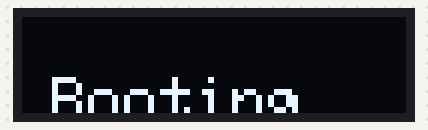
A sketch run on a simulated Seeed XIAO ESP32-S3. Shown: 128×32 one-colour display. I2S audio is not simulated (input reads silence).

Above: at 0.1 s.
At 1.1 s:
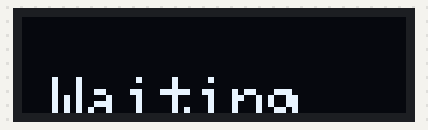

The sketch:

test.ino
```cpp
// // #include <driver/i2s.h>
// // #include <math.h>

// // // Audio settings
// // #define SAMPLE_BUFFER_SIZE 512
// // #define SAMPLE_RATE 16000

// // // VAD Settings
// // #define VAD_THRESHOLD 1500  // Adjust this based on Serial Plotter observation
// // #define ENERGY_SCALING 14    // Your current bit-shift for INMP441

// // // XIAO ESP32S3 I2S Pins
// // #define I2S_MIC_SERIAL_CLOCK 9     // BCLK/SCK
// // #define I2S_MIC_LEFT_RIGHT_CLOCK 8   // WS/LRCL
// // #define I2S_MIC_SERIAL_DATA 7      // SD

// // // I2S config
// // i2s_config_t i2s_config = {
// //   .mode = (i2s_mode_t)(I2S_MODE_MASTER | I2S_MODE_RX),
// //   .sample_rate = SAMPLE_RATE,
// //   .bits_per_sample = I2S_BITS_PER_SAMPLE_32BIT,
// //   .channel_format = I2S_CHANNEL_FMT_ONLY_LEFT,
// //   .communication_format = I2S_COMM_FORMAT_I2S,
// //   .intr_alloc_flags = ESP_INTR_FLAG_LEVEL1,
// //   .dma_buf_count = 8,
// //   .dma_buf_len = 256,
// //   .use_apll = false
// // };

// // i2s_pin_config_t i2s_mic_pins = {
// //   .bck_io_num = I2S_MIC_SERIAL_CLOCK,
// //   .ws_io_num = I2S_MIC_LEFT_RIGHT_CLOCK,
// //   .data_out_num = I2S_PIN_NO_CHANGE,
// //   .data_in_num = I2S_MIC_SERIAL_DATA
// // };

// // int32_t raw_samples[SAMPLE_BUFFER_SIZE];

// // void setup() {
// //   Serial.begin(115200);
// //   while(!Serial);

// //   Serial.println("Initializing I2S Mic with VAD...");
// //   i2s_driver_install(I2S_NUM_0, &i2s_config, 0, NULL);
// //   i2s_set_pin(I2S_NUM_0, &i2s_mic_pins);
// //   i2s_zero_dma_buffer(I2S_NUM_0);

// //   Serial.println("Format: RMS, Threshold, VAD_State");
// // }

// // void loop() {
// //   size_t bytes_read = 0;
// //   i2s_read(I2S_NUM_0, raw_samples, sizeof(raw_samples), &bytes_read, portMAX_DELAY);

// //   int samples_read = bytes_read / sizeof(int32_t);

// //   if (samples_read > 0) {
// //     float sum_sq = 0;

// //     for(int i = 0; i < samples_read; i++) {
// //       // Process sample as you did in your working code
// //       int32_t processed_sample = raw_samples[i] >> ENERGY_SCALING;

// //       // Accumulate for RMS
// //       sum_sq += (float)processed_sample * processed_sample;
// //     }

// //     float rms = sqrt(sum_sq / samples_read);
// //     int vad_active = (rms > VAD_THRESHOLD) ? 1 : 0;

// //     // Output for Serial Plotter
// //     Serial.print(rms);           // Blue line
// //     Serial.print(",");
// //     Serial.print(VAD_THRESHOLD); // Red line (Target)
// //     Serial.print(",");
// //     Serial.println(vad_active * 1000); // Green spikes for detection

// //     // Logic for your Pipeline
// //     if (vad_active) {
// //       /* STAGE 2 CLASSIFIER TRIGGER:
// //          If RMS > Threshold, this is where we will eventually
// //          pass the raw_samples to the Edge Impulse model to check
// //          for PANIC vs WAKEWORD vs CONVERSATION.
// //       */
// //     }
// //   }
// // }


// // #include <driver/i2s.h>
// // #include <math.h>

// // #define SAMPLE_RATE 16000
// // #define FRAME_SIZE 256

// // #define VAD_THRESHOLD 800
// // #define HANGOVER_FRAMES 200

// // // XIAO pins
// // #define I2S_BCLK 9
// // #define I2S_WS   8
// // #define I2S_SD   7

// // int32_t raw_samples[FRAME_SIZE];

// // bool recording=false;
// // int silence_count=0;

// // i2s_config_t i2s_config={
// //  .mode=(i2s_mode_t)(I2S_MODE_MASTER|I2S_MODE_RX),
// //  .sample_rate=SAMPLE_RATE,
// //  .bits_per_sample=I2S_BITS_PER_SAMPLE_32BIT,
// //  .channel_format=I2S_CHANNEL_FMT_ONLY_LEFT,
// //  .communication_format=I2S_COMM_FORMAT_I2S,
// //  .intr_alloc_flags=ESP_INTR_FLAG_LEVEL1,
// //  .dma_buf_count=8,
// //  .dma_buf_len=256,
// //  .use_apll=false
// // };

// // i2s_pin_config_t pins={
// //  .bck_io_num=I2S_BCLK,
// //  .ws_io_num=I2S_WS,
// //  .data_out_num=I2S_PIN_NO_CHANGE,
// //  .data_in_num=I2S_SD
// // };

// // void setup() {

// //  Serial.begin(921600);

// //  i2s_driver_install(
// //    I2S_NUM_0,
// //    &i2s_config,
// //    0,
// //    NULL
// //  );

// //  i2s_set_pin(
// //    I2S_NUM_0,
// //    &pins
// //  );
// // }

// // void loop(){

// //  size_t bytes_read=0;

// //  i2s_read(
// //    I2S_NUM_0,
// //    raw_samples,
// //    sizeof(raw_samples),
// //    &bytes_read,
// //    portMAX_DELAY
// //  );

// //  int n=bytes_read/4;

// //  float sum=0;
// //  int16_t audio[FRAME_SIZE];

// //  for(int i=0;i<n;i++){
// //     audio[i]=raw_samples[i]>>16;
// //     sum += audio[i]*audio[i];
// //  }

// //  float rms=sqrt(sum/n);

// //  bool speech=(rms>VAD_THRESHOLD);

// //  // trigger
// //  if(speech && !recording){
// //     recording=true;
// //     silence_count=0;

// //     // start marker
// //     Serial.println("<START>");
// //  }

// //  if(recording){

// //     // send raw frame
// //     for(int i=0;i<n;i++){
// //        Serial.println(audio[i]);
// //     }

// //     if(speech){
// //        silence_count=0;
// //     }
// //     else{
// //        silence_count++;
// //     }

// //     if(silence_count>HANGOVER_FRAMES){
// //        Serial.println("<END>");
// //        recording=false;
// //     }
// //  }
// // }

// ///////working

// // #include <driver/i2s.h>
// // #include <math.h>
// // #include <algorithm>   // for std::max

// // #define SAMPLE_RATE 16000
// // #define FRAME_SIZE 256

// // // Adaptive noise floor parameters
// // #define NOISE_ALPHA 0.95f        // smoothing (0.9–0.99)
// // #define SNR_THRESHOLD 3.0f       // speech must be louder than noise
// // #define MIN_THRESHOLD 200.0f     // minimum threshold
// // #define HANGOVER_FRAMES 200

// // // XIAO ESP32-S3 I2S pins
// // #define I2S_BCLK 9
// // #define I2S_WS   8
// // #define I2S_SD   7

// // int32_t raw_samples[FRAME_SIZE];

// // bool recording = false;
// // int silence_count = 0;
// // float noise_floor = 300.0f;

// // // I2S config
// // i2s_config_t i2s_config = {
// //   .mode = (i2s_mode_t)(I2S_MODE_MASTER | I2S_MODE_RX),
// //   .sample_rate = SAMPLE_RATE,
// //   .bits_per_sample = I2S_BITS_PER_SAMPLE_32BIT,
// //   .channel_format = I2S_CHANNEL_FMT_ONLY_LEFT,
// //   .communication_format = I2S_COMM_FORMAT_I2S,
// //   .intr_alloc_flags = ESP_INTR_FLAG_LEVEL1,
// //   .dma_buf_count = 8,
// //   .dma_buf_len = 256,
// //   .use_apll = false
// // };

// // i2s_pin_config_t pins = {
// //   .bck_io_num = I2S_BCLK,
// //   .ws_io_num = I2S_WS,
// //   .data_out_num = I2S_PIN_NO_CHANGE,
// //   .data_in_num = I2S_SD
// // };

// // void setup() {
// //   Serial.begin(921600);

// //   i2s_driver_install(I2S_NUM_0, &i2s_config, 0, NULL);
// //   i2s_set_pin(I2S_NUM_0, &pins);
// //   i2s_zero_dma_buffer(I2S_NUM_0);

// //   delay(1000); // stabilize noise floor
// // }

// // void loop() {

// //   size_t bytes_read = 0;

// //   i2s_read(
// //     I2S_NUM_0,
// //     raw_samples,
// //     sizeof(raw_samples),
// //     &bytes_read,
// //     portMAX_DELAY
// //   );

// //   int n = bytes_read / 4;

// //   float sum = 0;
// //   int16_t audio[FRAME_SIZE];

// //   // Convert + RMS
// //   for (int i = 0; i < n; i++) {
// //     audio[i] = raw_samples[i] >> 16;
// //     sum += audio[i] * audio[i];
// //   }

// //   float rms = sqrt(sum / n);

// //   // Update noise floor only when idle
// //   if (!recording) {
// //     noise_floor = NOISE_ALPHA * noise_floor + (1.0f - NOISE_ALPHA) * rms;
// //   }

// //   // Adaptive threshold (FIXED)
// //   float adaptive_threshold = std::max(MIN_THRESHOLD, noise_floor * SNR_THRESHOLD);

// //   // Speech detection
// //   bool speech = (rms > adaptive_threshold);

// //   // Optional debug (uncomment if needed)

// // //   Serial.print("RMS: "); Serial.print(rms);
// // //   Serial.print(" | Noise: "); Serial.print(noise_floor);
// // //   Serial.print(" | Th: "); Serial.print(adaptive_threshold);
// // //   Serial.print(" | Speech: "); Serial.println(speech);


// //   // START trigger
// //   if (speech && !recording) {
// //     recording = true;
// //     silence_count = 0;
// //     Serial.println("<START>");
// //   }

// //   if (recording) {

// //     // Send raw samples
// //     for (int i = 0; i < n; i++) {
// //       Serial.println(audio[i]);
// //     }

// //     // Silence tracking
// //     if (speech) {
// //       silence_count = 0;
// //     } else {
// //       silence_count++;
// //     }

// //     // END trigger
// //     if (silence_count > HANGOVER_FRAMES) {
// //       Serial.println("<END>");
// //       recording = false;
// //     }
// //   }
// // }


// //with oled
// #include <driver/i2s.h>
// #include <math.h>
// #include <algorithm>
// #include <Wire.h>
// #include <Adafruit_GFX.h>
// #include <Adafruit_SSD1306.h>

// #define SAMPLE_RATE 16000
// #define FRAME_SIZE 256

// // OLED
// #define SCREEN_WIDTH 128
// #define SCREEN_HEIGHT 32
// #define OLED_ADDR 0x3C

// Adafruit_SSD1306 display(SCREEN_WIDTH, SCREEN_HEIGHT, &Wire, -1);

// // VAD
// #define NOISE_ALPHA 0.95f
// #define SNR_THRESHOLD 3.0f
// #define MIN_THRESHOLD 200.0f
// #define HANGOVER_FRAMES 200

// // I2S Pins
// #define I2S_BCLK 9
// #define I2S_WS   8
// #define I2S_SD   7

// int32_t raw_samples[FRAME_SIZE];

// bool recording = false;
// int silence_count = 0;
// float noise_floor = 300.0f;

// // I2S config
// i2s_config_t i2s_config = {
//   .mode = (i2s_mode_t)(I2S_MODE_MASTER | I2S_MODE_RX),
//   .sample_rate = SAMPLE_RATE,
//   .bits_per_sample = I2S_BITS_PER_SAMPLE_32BIT,
//   .channel_format = I2S_CHANNEL_FMT_ONLY_LEFT,
//   .communication_format = I2S_COMM_FORMAT_I2S,
//   .intr_alloc_flags = ESP_INTR_FLAG_LEVEL1,
//   .dma_buf_count = 8,
//   .dma_buf_len = 256,
//   .use_apll = false
// };

// i2s_pin_config_t pins = {
//   .bck_io_num = I2S_BCLK,
//   .ws_io_num = I2S_WS,
//   .data_out_num = I2S_PIN_NO_CHANGE,
//   .data_in_num = I2S_SD
// };

// // 🖥️ Display helper
// void showStatus(String text) {
//   display.clearDisplay();
//   display.setTextSize(2);
//   display.setTextColor(WHITE);
//   display.setCursor(10, 20);
//   display.println(text);
//   display.display();
// }

// void setup() {
//   Serial.begin(921600);

//   // OLED init
//   Wire.begin(4, 5); // SDA, SCL
//   if(!display.begin(SSD1306_SWITCHCAPVCC, OLED_ADDR)) {
//     Serial.println("OLED failed");
//     while(1);
//   }

//   showStatus("Booting");

//   // I2S init
//   i2s_driver_install(I2S_NUM_0, &i2s_config, 0, NULL);
//   i2s_set_pin(I2S_NUM_0, &pins);
//   i2s_zero_dma_buffer(I2S_NUM_0);

//   delay(1000);
//   showStatus("Waiting");
// }

// void loop() {

//   size_t bytes_read = 0;

//   i2s_read(I2S_NUM_0, raw_samples, sizeof(raw_samples), &bytes_read, portMAX_DELAY);

//   int n = bytes_read / 4;

//   float sum = 0;
//   int16_t audio[FRAME_SIZE];

//   for (int i = 0; i < n; i++) {
//     audio[i] = raw_samples[i] >> 16;
//     sum += audio[i] * audio[i];
//   }

//   float rms = sqrt(sum / n);

//   if (!recording) {
//     noise_floor = NOISE_ALPHA * noise_floor + (1.0f - NOISE_ALPHA) * rms;
//   }

//   float adaptive_threshold = std::max(MIN_THRESHOLD, noise_floor * SNR_THRESHOLD);
//   bool speech = (rms > adaptive_threshold);

//   // 👂 Listening state
//   if (!recording && speech) {
//     showStatus("Listening");
//   }

//   // START
//   if (speech && !recording) {
//     recording = true;
//     silence_count = 0;

//     showStatus("Recording");
//     Serial.println("<START>");
//   }

//   if (recording) {

//     for (int i = 0; i < n; i++) {
//       Serial.println(audio[i]);
//     }

//     if (speech) {
//       silence_count = 0;
//     } else {
//       silence_count++;
//     }

//     if (silence_count > HANGOVER_FRAMES) {
//       Serial.println("<END>");
//       recording = false;

//       showStatus("Waiting");
//     }
//   }
// }


//rtos


// #include <driver/i2s.h>
// #include <math.h>
// #include <Wire.h>
// #include <Adafruit_GFX.h>
// #include <Adafruit_SSD1306.h>

// // ================== CONFIG ==================
// #define SAMPLE_RATE 16000
// #define FRAME_SIZE 256

// #define SCREEN_WIDTH 128
// #define SCREEN_HEIGHT 32
// #define OLED_ADDR 0x3C

// #define I2S_BCLK 9
// #define I2S_WS   8
// #define I2S_SD   7

// #define NOISE_ALPHA 0.95f
// #define SNR_THRESHOLD 3.0f
// #define MIN_THRESHOLD 200.0f
// #define HANGOVER_FRAMES 200

// // ================== GLOBAL ==================
// Adafruit_SSD1306 display(SCREEN_WIDTH, SCREEN_HEIGHT, &Wire, -1);

// QueueHandle_t stateQueue;

// enum State {
//   WAITING,
//   LISTENING,
//   RECORDING
// };

// // ================== I2S ==================
// int32_t raw_samples[FRAME_SIZE];

// // ================== AUDIO TASK ==================
// void audioTask(void *param) {

//   bool recording = false;
//   int silence_count = 0;
//   float noise_floor = 300.0f;

//   i2s_config_t i2s_config = {
//     .mode = (i2s_mode_t)(I2S_MODE_MASTER | I2S_MODE_RX),
//     .sample_rate = SAMPLE_RATE,
//     .bits_per_sample = I2S_BITS_PER_SAMPLE_32BIT,
//     .channel_format = I2S_CHANNEL_FMT_ONLY_LEFT,
//     .communication_format = I2S_COMM_FORMAT_I2S,
//     .intr_alloc_flags = ESP_INTR_FLAG_LEVEL1,
//     .dma_buf_count = 8,
//     .dma_buf_len = 256,
//     .use_apll = false
//   };

//   i2s_pin_config_t pins = {
//     .bck_io_num = I2S_BCLK,
//     .ws_io_num = I2S_WS,
//     .data_out_num = I2S_PIN_NO_CHANGE,
//     .data_in_num = I2S_SD
//   };

//   i2s_driver_install(I2S_NUM_0, &i2s_config, 0, NULL);
//   i2s_set_pin(I2S_NUM_0, &pins);
//   i2s_zero_dma_buffer(I2S_NUM_0);

//   while (1) {

//     size_t bytes_read = 0;
//     i2s_read(I2S_NUM_0, raw_samples, sizeof(raw_samples), &bytes_read, portMAX_DELAY);

//     int n = bytes_read / 4;

//     float sum = 0;
//     int16_t audio[FRAME_SIZE];

//     for (int i = 0; i < n; i++) {
//       audio[i] = raw_samples[i] >> 16;
//       sum += audio[i] * audio[i];
//     }

//     float rms = sqrt(sum / n);

//     if (!recording) {
//       noise_floor = NOISE_ALPHA * noise_floor + (1.0f - NOISE_ALPHA) * rms;
//     }

//     float threshold = max(MIN_THRESHOLD, noise_floor * SNR_THRESHOLD);
//     bool speech = (rms > threshold);

//     State state;

//     if (!recording && !speech) state = WAITING;
//     else if (!recording && speech) state = LISTENING;
//     else state = RECORDING;

//     // send state to display task
//     xQueueOverwrite(stateQueue, &state);

//     // recording logic
//     if (speech && !recording) {
//       recording = true;
//       silence_count = 0;
//       Serial.println("<START>");
//     }

//     if (recording) {

//       // 🔥 reduce serial load
//       for (int i = 0; i < n; i += 4) {
//         Serial.println(audio[i]);
//       }

//       if (speech) silence_count = 0;
//       else silence_count++;

//       if (silence_count > HANGOVER_FRAMES) {
//         Serial.println("<END>");
//         recording = false;
//       }
//     }
//   }
// }

// // ================== DISPLAY TASK ==================
// void displayTask(void *param) {

//   Wire.begin(4, 5);
//   Wire.setClock(115200);

//   if (!display.begin(SSD1306_SWITCHCAPVCC, OLED_ADDR)) {
//     Serial.println("OLED fail");
//     while (1);
//   }

//   State receivedState = WAITING;
//   State lastState = WAITING;

//   while (1) {

//     if (xQueueReceive(stateQueue, &receivedState, portMAX_DELAY)) {

//       if (receivedState != lastState) {

//         display.clearDisplay();
//         display.setTextSize(2);
//         display.setTextColor(WHITE);
//         display.setCursor(10, 20);

//         if (receivedState == WAITING) display.println("Waiting");
//         else if (receivedState == LISTENING) display.println("Listening");
//         else display.println("Recording");

//         display.display();

//         lastState = receivedState;
//       }
//     }

//     vTaskDelay(50 / portTICK_PERIOD_MS);  // yield
//   }
// }

// // ================== SETUP ==================
// void setup() {
//   Serial.begin(921600);

//   // queue
//   stateQueue = xQueueCreate(1, sizeof(State));

//   // create tasks
//   xTaskCreatePinnedToCore(
//     audioTask,
//     "Audio Task",
//     8192,
//     NULL,
//     2,
//     NULL,
//     0   // 🔥 Core 0
//   );

//   xTaskCreatePinnedToCore(
//     displayTask,
//     "Display Task",
//     4096,
//     NULL,
//     1,
//     NULL,
//     1   // 🔥 Core 1
//   );
// }

// void loop() {
//   // nothing here
// }


#include <driver/i2s.h>
#include <math.h>
#include <algorithm>
#include <Wire.h>
#include <Adafruit_GFX.h>
#include <Adafruit_SSD1306.h>

#define SAMPLE_RATE 16000
#define FRAME_SIZE 256

// OLED
#define SCREEN_WIDTH 128
#define SCREEN_HEIGHT 32
#define OLED_ADDR 0x3C

Adafruit_SSD1306 display(SCREEN_WIDTH, SCREEN_HEIGHT, &Wire, -1);

// VAD
#define NOISE_ALPHA 0.95f
#define SNR_THRESHOLD 3.0f
#define MIN_THRESHOLD 200.0f
#define HANGOVER_FRAMES 200

// I2S Pins
#define I2S_BCLK 9
#define I2S_WS   8
#define I2S_SD   7

int32_t raw_samples[FRAME_SIZE];

bool recording = false;
int silence_count = 0;
float noise_floor = 300.0f;

// I2S config
i2s_config_t i2s_config = {
  .mode = (i2s_mode_t)(I2S_MODE_MASTER | I2S_MODE_RX),
  .sample_rate = SAMPLE_RATE,
  .bits_per_sample = I2S_BITS_PER_SAMPLE_32BIT,
  .channel_format = I2S_CHANNEL_FMT_ONLY_LEFT,
  .communication_format = I2S_COMM_FORMAT_I2S,
  .intr_alloc_flags = ESP_INTR_FLAG_LEVEL1,
  .dma_buf_count = 8,
  .dma_buf_len = 256,
  .use_apll = false
};

i2s_pin_config_t pins = {
  .bck_io_num = I2S_BCLK,
  .ws_io_num = I2S_WS,
  .data_out_num = I2S_PIN_NO_CHANGE,
  .data_in_num = I2S_SD
};

// 🖥️ Display helper
void showStatus(String text) {
  display.clearDisplay();
  display.setTextSize(2);
  display.setTextColor(WHITE);
  display.setCursor(10, 20);
  display.println(text);
  display.display();
}

void setup() {
  Serial.begin(921600);

  // OLED init
  Wire.begin(5, 6); // SDA, SCL
  if(!display.begin(SSD1306_SWITCHCAPVCC, OLED_ADDR)) {
    Serial.println("OLED failed");
    while(1);
  }

  showStatus("Booting");

  // I2S init
  i2s_driver_install(I2S_NUM_0, &i2s_config, 0, NULL);
  i2s_set_pin(I2S_NUM_0, &pins);
  i2s_zero_dma_buffer(I2S_NUM_0);

  delay(1000);
  showStatus("Waiting");
}

void loop() {

  size_t bytes_read = 0;

  i2s_read(I2S_NUM_0, raw_samples, sizeof(raw_samples), &bytes_read, portMAX_DELAY);

  int n = bytes_read / 4;

  float sum = 0;
  int16_t audio[FRAME_SIZE];

  for (int i = 0; i < n; i++) {
    audio[i] = raw_samples[i] >> 16;
    sum += audio[i] * audio[i];
  }

  float rms = sqrt(sum / n);

  if (!recording) {
    noise_floor = NOISE_ALPHA * noise_floor + (1.0f - NOISE_ALPHA) * rms;
  }

  float adaptive_threshold = std::max(MIN_THRESHOLD, noise_floor * SNR_THRESHOLD);
  bool speech = (rms > adaptive_threshold);

  // 👂 Listening state
  if (!recording && speech) {
    showStatus("Listening");
  }

  // START
  if (speech && !recording) {
    recording = true;
    silence_count = 0;

    showStatus("Recording");
    Serial.println("<START>");
  }

  if (recording) {

    for (int i = 0; i < n; i++) {
      Serial.println(audio[i]);
    }

    if (speech) {
      silence_count = 0;
    } else {
      silence_count++;
    }

    if (silence_count > HANGOVER_FRAMES) {
      Serial.println("<END>");
      recording = false;

      showStatus("Waiting");
    }
  }
}
```
